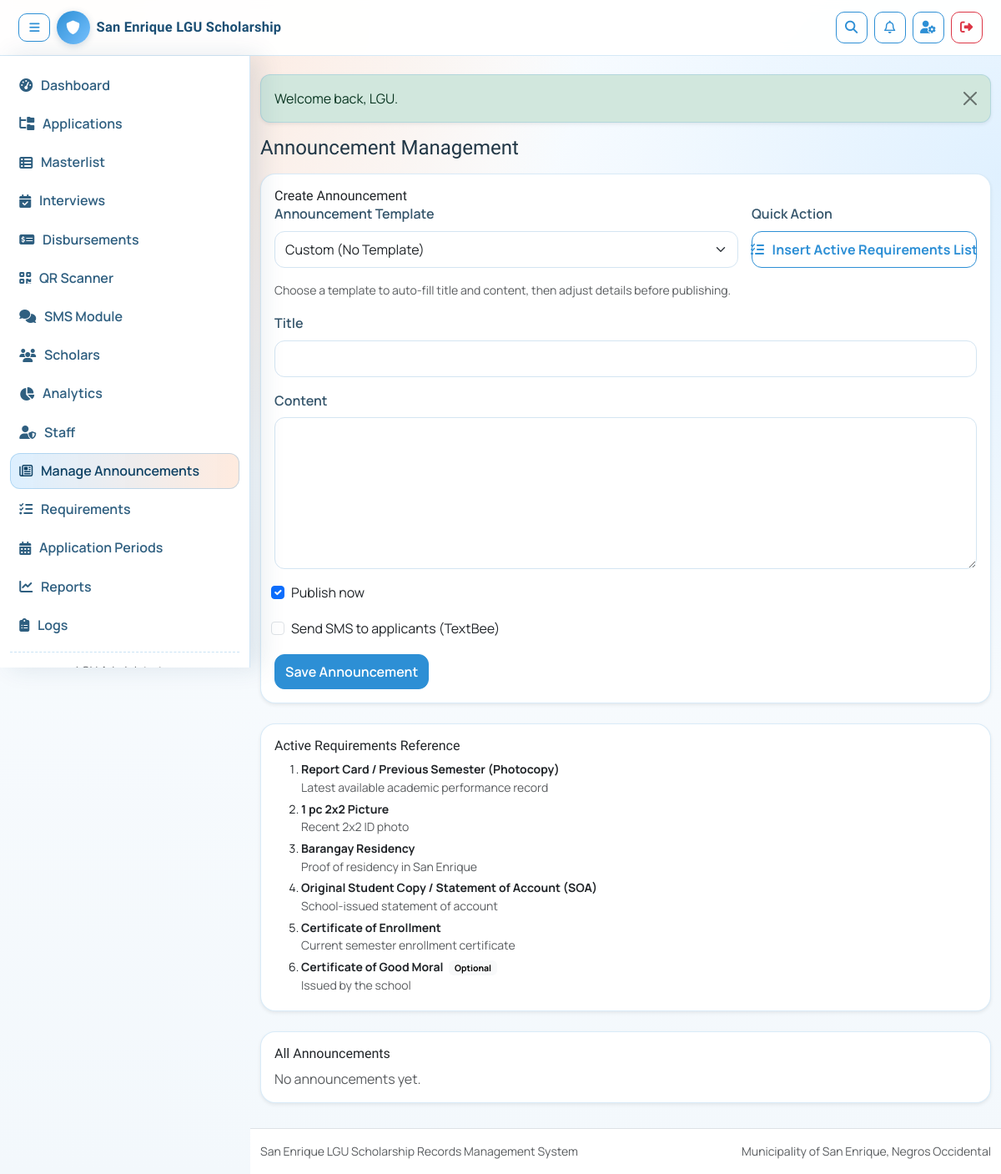
The page /admin-only/announcements.php (signed in) on the database its author committed.
### tables this page shows
CREATE TABLE IF NOT EXISTS requirement_templates (
    id INT UNSIGNED AUTO_INCREMENT PRIMARY KEY,
    requirement_name VARCHAR(180) NOT NULL,
    description VARCHAR(255) NULL,
    scholarship_type VARCHAR(120) NULL,
    applicant_type ENUM('new','renew') NULL,
    school_type ENUM('public','private') NULL,
    is_required TINYINT(1) NOT NULL DEFAULT 1,
    is_active TINYINT(1) NOT NULL DEFAULT 1,
    sort_order INT NOT NULL DEFAULT 100,
    created_at TIMESTAMP DEFAULT CURRENT_TIMESTAMP
);

### includes/functions.php (called while the page is built, shortened)
<?php
function e(string $value): string
{
    return htmlspecialchars($value, ENT_QUOTES, 'UTF-8');
}

### includes/sms.php (called while the page is built, shortened)
<?php
function sms_config(): array
{
    static $config = null;
    if ($config !== null) {
        return $config;
    }
    $configPath = __DIR__ . '/../config/sms.php';
    if (file_exists($configPath)) {
        $loaded = require $configPath;
        if (is_array($loaded)) {
            $providers = is_array($loaded['providers'] ?? null) ? $loaded['providers'] : [];
            if ($providers !== []) {
                $defaultProvider = trim((string) ($loaded['default_provider'] ?? ''));
                $config = [
                    'default_provider' => $defaultProvider,
                    'providers' => $providers,
                ];
                return $config;
            }
        }
    }
    $legacyPath = __DIR__ . '/../config/textbee.php';
    $legacy = file_exists($legacyPath) ? require $legacyPath : [];
    $config = [
        'default_provider' => 'textbee',
        'providers' => [
            'textbee' => [
                'label' => 'TextBee',
                'driver' => 'textbee',
                'enabled' => (bool) ($legacy['enabled'] ?? false),
                'base_url' => (string) ($legacy['base_url'] ?? 'https://api.textbee.dev'),
                'api_key' => (string) ($legacy['api_key'] ?? ''),
                'device_id' => (string) ($legacy['device_id'] ?? ''),
                'sender_name' => (string) ($legacy['sender_name'] ?? 'San Enrique LGU Scholarship'),
                'request_timeout' => (int) ($legacy['request_timeout'] ?? 20),
            ],
        ],
    ];
    return $config;
}
function sms_provider_key(?string $providerKey = null): string
{
    $config = sms_config();
    $providers = is_array($config['providers'] ?? null) ? $config['providers'] : [];
    $requested = trim((string) ($providerKey ?? ''));
    $default = trim((string) ($config['default_provider'] ?? ''));
    if ($default !== '' && isset($providers[$default])) {
        return $default;
    }
    return (string) array_key_first($providers);
}
function sms_provider_config(?string $providerKey = null): array
{
    $config = sms_config();
    $providers = is_array($config['providers'] ?? null) ? $config['providers'] : [];
    $key = sms_provider_key($providerKey);
    $provider = is_array($providers[$key] ?? null) ? $providers[$key] : [];
    $provider['key'] = $key;
    $provider['label'] = trim((string) ($provider['label'] ?? $key));
    $provider['driver'] = strtolower(trim((string) ($provider['driver'] ?? 'textbee')));
    $provider['enabled'] = (bool) ($provider['enabled'] ?? false);
    return $provider;
}
function sms_provider_label(?string $providerKey = null): string
{
    $provider = sms_provider_config($providerKey);
    return trim((string) ($provider['label'] ?? $provider['key'] ?? 'SMS'));
}

### config/sms.php (called while the page is built, shortened)
<?php
if (!function_exists('env_first_value')) {
    function env_first_value(array $keys, mixed $default = null): mixed
    {
        foreach ($keys as $key) {
            $value = getenv((string) $key);
            if ($value !== false && $value !== '') {
                return $value;
            }
        }
        return $default;
    }
}
if (!function_exists('env_bool_value')) {
    function env_bool_value(array $keys, bool $default = false): bool
    {
        $raw = env_first_value($keys, null);
        $value = strtolower(trim((string) $raw));
        if (in_array($value, ['0', 'false', 'no', 'off'], true)) {
            return false;
        }
        return $default;
    }
}
$defaultProvider = trim((string) env_first_value(['SMS_DEFAULT_PROVIDER'], 'textbee'));
$requestTimeout = (int) env_first_value(['SMS_REQUEST_TIMEOUT', 'TEXTBEE_REQUEST_TIMEOUT'], 20);
return [
    'default_provider' => $defaultProvider,
    'providers' => [
        'textbee' => [
            'label' => 'TextBee',
            'driver' => 'textbee',
            'enabled' => env_bool_value(['SMS_TEXTBEE_ENABLED', 'TEXTBEE_ENABLED'], false),
            'base_url' => (string) env_first_value(['SMS_TEXTBEE_BASE_URL', 'TEXTBEE_BASE_URL'], 'https://api.textbee.dev'),
            'api_key' => (string) env_first_value(['SMS_TEXTBEE_API_KEY', 'TEXTBEE_API_KEY'], ''),
            'device_id' => (string) env_first_value(['SMS_TEXTBEE_DEVICE_ID', 'TEXTBEE_DEVICE_ID'], ''),
            'sender_name' => (string) env_first_value(['SMS_SENDER_NAME', 'TEXTBEE_SENDER_NAME'], 'San Enrique LGU Scholarship'),
            'request_timeout' => $requestTimeout,
        ],
        'log_only' => [
            'label' => 'Log Only (No Gateway)',
            'driver' => 'log_only',
            'enabled' => env_bool_value(['SMS_LOG_ONLY_ENABLED'], false),
        ],
    ],
];

### config/database.php (called while the page is built, shortened)
<?php
if (!function_exists('env_value')) {
    function env_value(string $key, mixed $default = null): mixed
    {
        $value = getenv($key);
        if ($value === false || $value === '') {
            return $default;
        }
        return $value;
    }
}
$dbHost = (string) env_value('DB_HOST', '127.0.0.1');
$dbUser = (string) env_value('DB_USER', 'root');
$dbPass = (string) env_value('DB_PASS', '');
$dbName = (string) env_value('DB_NAME', 'lgu_scholarship');
$dbPort = (int) env_value('DB_PORT', 3306);
$dbSocket = env_value('DB_SOCKET', null);
$conn = @new mysqli($dbHost, $dbUser, $dbPass, $dbName, $dbPort, $dbSocket ? (string) $dbSocket : null);
$dbConnected = !$conn->connect_errno;
function db_ready(): bool
{
    global $dbConnected;
    return (bool) $dbConnected;
}

### admin-only/announcements.php (the view, shortened to what this page needs)
<?php
require_once __DIR__ . '/../includes/bootstrap.php';
$announcements = [];
$requirementTemplates = [];
$editAnnouncement = null;
if (db_ready()) {
    $requirementsSql = "SELECT requirement_name, description, is_required
                        FROM requirement_templates
                        WHERE is_active = 1
                        ORDER BY sort_order ASC, id ASC";
    $requirementsResult = $conn->query($requirementsSql);
    if ($requirementsResult instanceof mysqli_result) {
        $requirementTemplates = $requirementsResult->fetch_all(MYSQLI_ASSOC);
    }
    $sql = "SELECT a.id, a.title, a.content, a.is_active, a.created_at, u.first_name, u.last_name
            FROM announcements a
            LEFT JOIN users u ON u.id = a.created_by
            ORDER BY a.created_at DESC";
    $result = $conn->query($sql);
    if ($result instanceof mysqli_result) {
        $announcements = $result->fetch_all(MYSQLI_ASSOC);
    }
}
$isEditMode = is_array($editAnnouncement);
$formModeTitle = $isEditMode ? 'Edit Announcement' : 'Create Announcement';
$submitButtonText = $isEditMode ? 'Save Changes' : 'Save Announcement';
$defaultTitle = $isEditMode ? trim((string) ($editAnnouncement['title'] ?? '')) : '';
$defaultContent = $isEditMode ? trim((string) ($editAnnouncement['content'] ?? '')) : '';
$defaultIsActive = $isEditMode ? ((int) ($editAnnouncement['is_active'] ?? 0) === 1) : true;
$smsProviderLabel = sms_provider_label();
include __DIR__ . '/../includes/header.php';
?>
<div class="d-flex justify-content-between align-items-center mb-3 flex-wrap gap-2">
    <h1 class="h4 m-0">Announcement Management</h1>
</div>
<div class="card card-soft shadow-sm mb-4 announcement-create-card">
    <div class="card-body">
        <div class="d-flex justify-content-between align-items-start gap-2 flex-wrap">
            <h2 class="h6 mb-0" id="announcement-form"><?= e($formModeTitle) ?></h2>
        </div>
        <form method="post" class="row g-3">
            <div class="col-12 col-lg-8">
                <label class="form-label">Announcement Template</label>
                <select id="announcementTemplate" class="form-select">
                    <option value="">Custom (No Template)</option>
                </select>
            </div>
            <div class="col-12 col-lg-4 announcement-template-actions">
                <label class="form-label d-none d-lg-block">Quick Action</label>
                <button type="button" class="btn btn-outline-primary w-100 announcement-template-btn" id="insertRequirementsBtn">
                    <i class="fa-solid fa-list-check me-1"></i>Insert Active Requirements List
                </button>
            </div>
            <div class="col-12">
                <div class="form-text mt-0">Choose a template to auto-fill title and content, then adjust details before publishing.</div>
            </div>
            <div class="col-12">
                <label class="form-label">Title</label>
                <input type="text" class="form-control" name="title" id="announcementTitle" value="<?= e($defaultTitle) ?>" required>
            </div>
            <div class="col-12">
                <label class="form-label">Content</label>
                <textarea class="form-control" name="content" id="announcementContent" rows="7" required><?= e($defaultContent) ?></textarea>
            </div>
            <div class="col-12 form-check ms-1">
                <input class="form-check-input" type="checkbox" name="is_active" id="is_active" <?= $defaultIsActive ? 'checked' : '' ?>>
                <label class="form-check-label" for="is_active">Publish now</label>
            </div>
            <div class="col-12 form-check ms-1">
                <input class="form-check-input" type="checkbox" name="send_sms" id="send_sms">
                <label class="form-check-label" for="send_sms">
                    <?= $isEditMode ? 'Send update SMS to applicants (' . e($smsProviderLabel) . ')' : 'Send SMS to applicants (' . e($smsProviderLabel) . ')' ?>
                </label>
            </div>
            <div class="col-12">
                <button type="submit" class="btn btn-primary"><?= e($submitButtonText) ?></button>
            </div>
        </form>
    </div>
</div>
<div class="card card-soft shadow-sm mb-4 announcement-requirements-card">
    <div class="card-body">
        <h2 class="h6 mb-2">Active Requirements Reference</h2>
        <?php if (!$requirementTemplates): ?>
            <p class="text-muted mb-0">No active requirements found.</p>
        <?php else: ?>
            <ol class="mb-0 small">
                <?php foreach ($requirementTemplates as $req): ?>
                    <li class="mb-1">
                        <strong><?= e((string) ($req['requirement_name'] ?? 'Requirement')) ?></strong>
                        <?php if ((int) ($req['is_required'] ?? 1) === 0): ?>
                            <span class="badge text-bg-light ms-1">Optional</span>
                        <?php endif; ?>
                        <?php if (trim((string) ($req['description'] ?? '')) !== ''): ?>
                            <div class="text-muted"><?= e((string) $req['description']) ?></div>
                        <?php endif; ?>
                    </li>
                <?php endforeach; ?>
            </ol>
        <?php endif; ?>
    </div>
</div>
<div class="card card-soft shadow-sm">
    <div class="card-body">
        <h2 class="h6">All Announcements</h2>
        <?php if (!$announcements): ?>
            <p class="text-muted mb-0">No announcements yet.</p>
        <?php endif; ?>
    </div>
</div>
<?php include __DIR__ . '/../includes/footer.php'; ?>

### rows shown on the page
requirement_templates: requirement_name "Report Card / Previous Semester (Photocopy)", description "Latest available academic performance record"
requirement_templates: requirement_name "1 pc 2x2 Picture", description "Recent 2x2 ID photo"
requirement_templates: requirement_name "Barangay Residency", description "Proof of residency in San Enrique"
requirement_templates: requirement_name "Original Student Copy / Statement of Account (SOA)", description "School-issued statement of account"
requirement_templates: requirement_name "Certificate of Enrollment", description "Current semester enrollment certificate"
requirement_templates: requirement_name "Certificate of Good Moral", is_required "Optional", description "Issued by the school"

### other values the page prints
$message "Welcome back, LGU."
$formModeTitle "Create Announcement"
$smsProviderLabel "TextBee"
$submitButtonText "Save Announcement"
